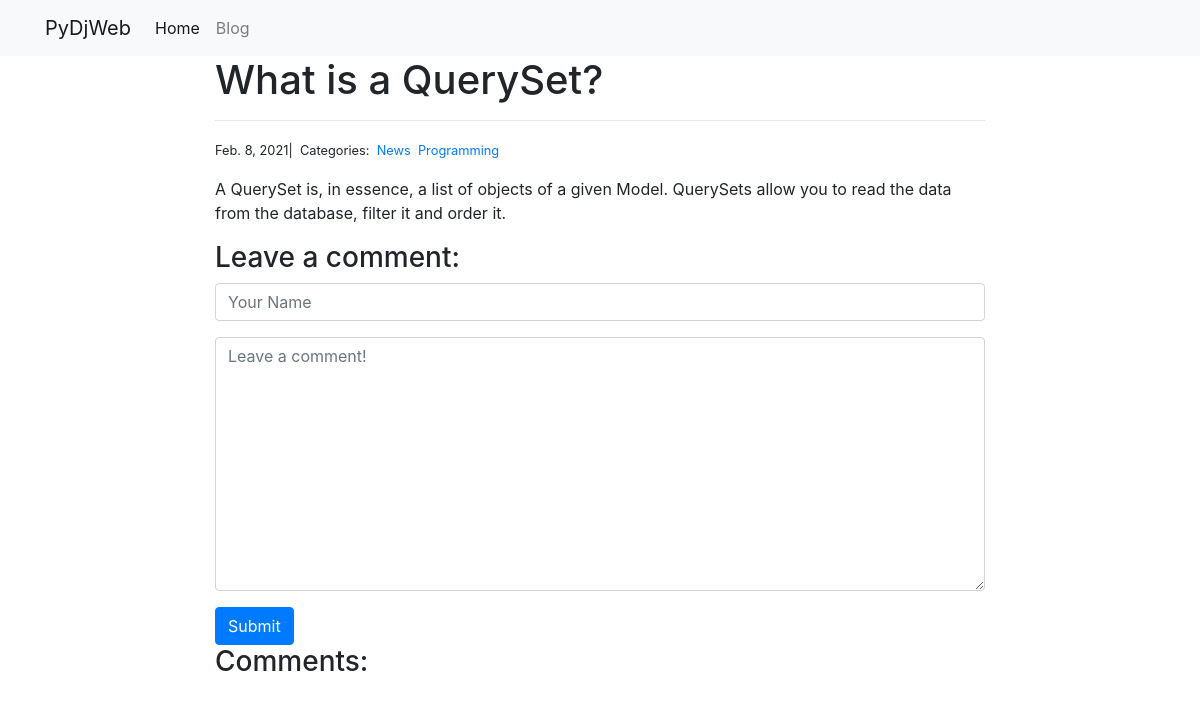
/blog/2/, run on an earlier commit of the app's database.
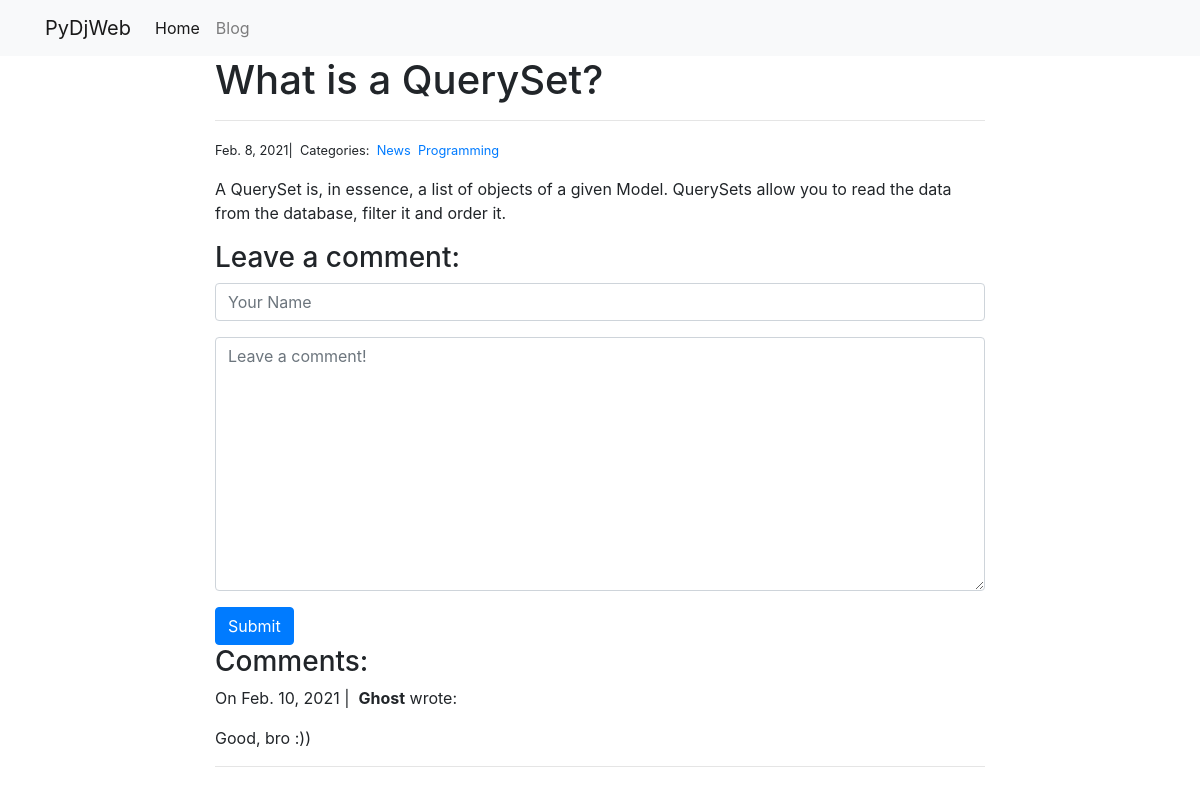
And on a later commit of the database.
### blog/models.py (models this page shows, shortened)
class Post(models.Model):
  title = models.CharField(max_length=255)
  body = models.TextField()
  created_on = models.DateTimeField(auto_now_add=True)
  last_modified = models.DateTimeField(auto_now=True)
  categories = models.ManyToManyField(to="Category", related_name="posts")

class Category(models.Model):
  name = models.CharField(max_length=20)

class Comment(models.Model):
  author = models.CharField(max_length=60)
  body = models.TextField()
  created_on = models.DateTimeField(auto_now_add=True)
  post = models.ForeignKey(to="Post", on_delete=models.CASCADE)

### blog/views.py (the view, shortened to what this page needs)
# urls.py: path("<int:pk>/", views.blog_detail, name="blog_detail"),
def blog_detail(request, pk):
  post = Post.objects.get(pk=pk)
  comments = Comment.objects.filter(post=post)
  form = CommentForm()
  context = {
    "post": post,
    "comments": comments,
    "form": form
  }
  return render(request, "blog_detail.html", context)

### blog/forms.py
class CommentForm(forms.Form):
  author = forms.CharField(
    max_length=60,
    widget=forms.TextInput(
      attrs={
        "class": "form-control",
        "placeholder": "Your Name"
      }
    )
  )
  body = forms.CharField(
    widget=forms.Textarea(
      attrs={
        "class": "form-control",
        "placeholder": "Leave a comment!"
      }
    )
  )

### blog/templates/blog_detail.html (shortened to what this page needs)
{% extends "base.html" %}
{% load static %}
{% block page_content %}
  <div class="col-md-8 offset-md-2">
    <h1>{{ post.title }}</h1>
    <hr>
    <small>
      {{ post.created_on.date }}|&nbsp;
      Categories:&nbsp;
      {% for category in post.categories.all %}
        <a href="{% url 'blog_category' category.name %}">{{ category.name }}</a>&nbsp;
      {% endfor %}
    </small>
    <p>{{ post.body | linebreaks }}</p>
    <h3>Leave a comment:</h3>
    <form action="/blog/{{ post.pk }}/" method="POST">
      <div class="form-group">
        {{ form.author }}
      </div>
      <div class="form-group">
        {{ form.body }}
      </div>
      <button type="submit" class="btn btn-primary">Submit</button>
    </form>
    <h3>Comments:</h3>
    {% for comment in comments %}
      <p>
        On {{comment.created_on.date}} |&nbsp;
        <b>{{ comment.author }}</b> wrote:
      </p>
      <p>{{ comment.body }}</p>
      <hr>
    {% endfor %}
  </div>
{% endblock %}

### pydjweb/templates/base.html (shortened to what this page needs)
<!DOCTYPE html>
<html lang="en">
  <head>
    <link
      rel="stylesheet"
      href="https://maxcdn.bootstrapcdn.com/bootstrap/4.0.0/css/bootstrap.min.css"
    />
  </head>
  <body>
    <nav class="navbar navbar-expand-lg navbar-light bg-light">
      <div class="container">
        <a class="navbar-brand" href="{% url 'project_index' %}"
          >PyDjWeb</a
        >
        <div class="collapse navbar-collapse" id="navbarSupportedContent">
          <ul class="navbar-nav mr-auto">
            <li class="nav-item active">
              <a class="nav-link" href="{% url 'project_index' %}">Home</a>
            </li>
            <li class="nav-item">
              <a class="nav-link" href="{% url 'blog_index' %}">Blog</a>
            </li>
          </ul>
        </div>
      </div>
    </nav>
    {% block page_content %}{% endblock %}
  </body>
</html>

What changed in the data, as far as the page shows it:
added Comment: created_on "Feb. 10, 2021", author "Ghost", body "Good, bro :))"
